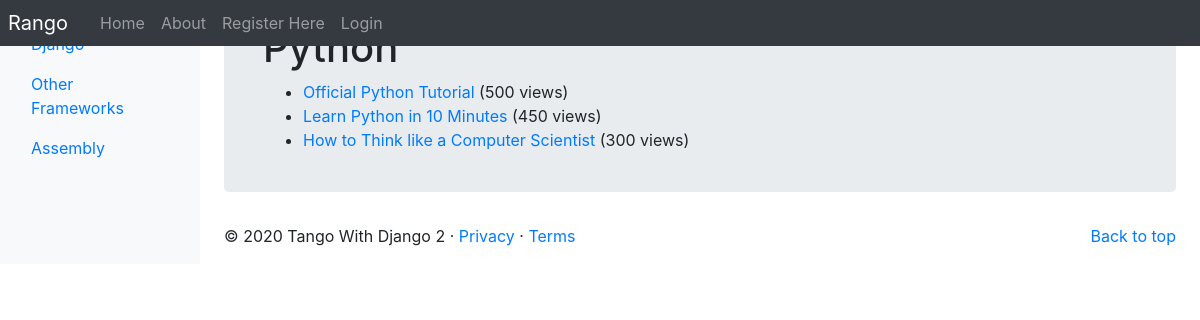
/rango/category/python/, run on an earlier commit of the app's database.
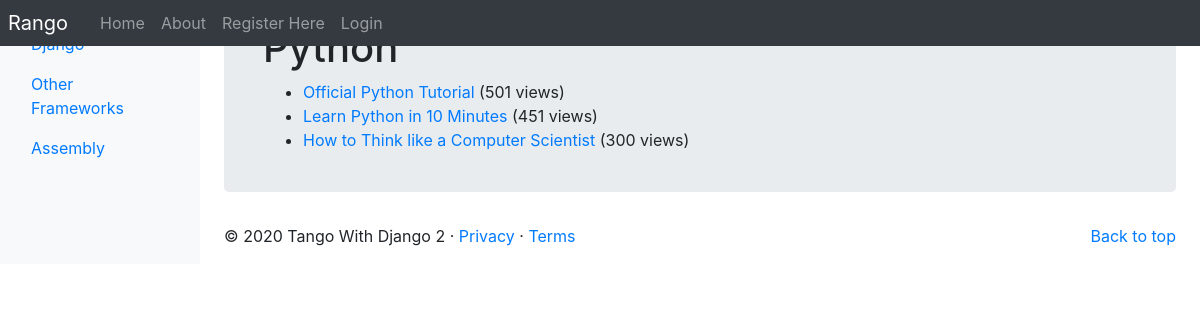
And on a later commit of the database.
### rango/models.py (models this page shows, shortened)
class Page(models.Model):
    TITLE_MAX_LENGTH = 128
    URL_MAX_LENGTH = 200
    category = models.ForeignKey(Category, on_delete=models.CASCADE)
    title = models.CharField(max_length=TITLE_MAX_LENGTH)
    url = models.URLField()
    views = models.IntegerField(default=0)
    class Meta:
        verbose_name_plural = 'pages'

### rango/views.py (the view, shortened to what this page needs)
# urls.py: path('category/<category_name_slug>/', ShowCategoryView.as_view(), name='show_category'),
class ShowCategoryView(View):
    def get_context_data(self, category_name_slug):
        context_dict = {}
        try:
            category = Category.objects.get(slug=category_name_slug)
            pages = Page.objects.filter(category=category).order_by('-views')
            context_dict['pages'] = pages
            context_dict['category'] = category
        except Category.DoesNotExist:
            context_dict['category'] = None
            context_dict['pages'] = None
        return context_dict
    def get(self, request, category_name_slug):
        context_dict = self.get_context_data(category_name_slug)
        return render(request, 'rango/category.html', context_dict)

### rango/templatetags/rango_template_tags.py (called while the page is built)
@register.inclusion_tag('rango/categories.html')
def get_category_list(current_category=None):
    return {'categories': Category.objects.all(),
            'current_category': current_category}

### templates/rango/category.html (shortened to what this page needs)
{% extends 'rango/base.html' %}
{% load staticfiles %}
{% block body_block %}
<div class="jumbotron p-4">
    <div class="container">
    {% if category %}
    <h1 class ="jumbotron-heading">{{ category.name }}</h1>
    {% if pages %}
    <ul>
        {% for page in pages %}
            <li>
                <a href="{% url 'rango:goto' %}?page_id={{ page.id }}">{{ page.title }}</a>
                {% if page.views > 1 %}
                    ({{ page.views }} views)
                {% elif page.views == 1 %}
                    ({{ page.views }} view)
                {% endif %}
            </li>
        {% endfor %}
    </ul>
    {% else %}
    <strong>No pages currently in category.</strong>
    {% endif %}
    {% else %}
    The specified category does not exist.
    {% endif %}
    </div>
    </div>
{% endblock %}

What changed in the data, as far as the page shows it:
changed Page "Official Python Tutorial": views "500" → "501"
changed Page "Learn Python in 10 Minutes": views "450" → "451"
